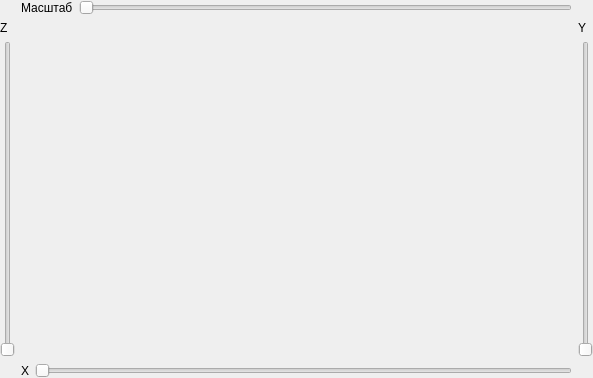
<?xml version="1.0" encoding="UTF-8"?>
<ui version="4.0">
 <class>Plot3B</class>
 <widget class="QWidget" name="Plot3B">
  <property name="geometry">
   <rect>
    <x>0</x>
    <y>0</y>
    <width>593</width>
    <height>378</height>
   </rect>
  </property>
  <property name="windowTitle">
   <string>Form</string>
  </property>
  <layout class="QGridLayout" name="gridLayout">
   <property name="leftMargin">
    <number>0</number>
   </property>
   <property name="topMargin">
    <number>0</number>
   </property>
   <property name="rightMargin">
    <number>0</number>
   </property>
   <property name="bottomMargin">
    <number>0</number>
   </property>
   <item row="2" column="0">
    <layout class="QGridLayout" name="gridLayoutRight_2">
     <item row="1" column="0">
      <widget class="QSlider" name="SlideZ">
       <property name="maximum">
        <number>5760</number>
       </property>
       <property name="singleStep">
        <number>16</number>
       </property>
       <property name="pageStep">
        <number>240</number>
       </property>
       <property name="orientation">
        <enum>Qt::Vertical</enum>
       </property>
       <property name="invertedAppearance">
        <bool>false</bool>
       </property>
       <property name="tickPosition">
        <enum>QSlider::NoTicks</enum>
       </property>
       <property name="tickInterval">
        <number>32</number>
       </property>
      </widget>
     </item>
     <item row="0" column="0">
      <widget class="QLabel" name="label_7">
       <property name="text">
        <string>Z</string>
       </property>
      </widget>
     </item>
    </layout>
   </item>
   <item row="2" column="1">
    <layout class="QHBoxLayout" name="controlBlock"/>
   </item>
   <item row="1" column="1">
    <layout class="QGridLayout" name="gridLayoutTop_2">
     <item row="0" column="1">
      <widget class="QSlider" name="SlideScale">
       <property name="maximum">
        <number>400</number>
       </property>
       <property name="orientation">
        <enum>Qt::Horizontal</enum>
       </property>
      </widget>
     </item>
     <item row="0" column="0">
      <widget class="QLabel" name="label_6">
       <property name="text">
        <string>Масштаб</string>
       </property>
      </widget>
     </item>
    </layout>
   </item>
   <item row="3" column="1">
    <layout class="QGridLayout" name="gridLayoutBottom_2">
     <item row="0" column="1">
      <widget class="QSlider" name="SlideX">
       <property name="maximum">
        <number>5760</number>
       </property>
       <property name="singleStep">
        <number>16</number>
       </property>
       <property name="pageStep">
        <number>240</number>
       </property>
       <property name="orientation">
        <enum>Qt::Horizontal</enum>
       </property>
      </widget>
     </item>
     <item row="0" column="0">
      <widget class="QLabel" name="label_8">
       <property name="text">
        <string>X</string>
       </property>
      </widget>
     </item>
    </layout>
   </item>
   <item row="2" column="2">
    <layout class="QGridLayout" name="gridLayoutLeft_2">
     <item row="1" column="0">
      <widget class="QSlider" name="SlideY">
       <property name="maximum">
        <number>5760</number>
       </property>
       <property name="singleStep">
        <number>16</number>
       </property>
       <property name="pageStep">
        <number>240</number>
       </property>
       <property name="orientation">
        <enum>Qt::Vertical</enum>
       </property>
      </widget>
     </item>
     <item row="0" column="0">
      <widget class="QLabel" name="label_5">
       <property name="text">
        <string>Y</string>
       </property>
      </widget>
     </item>
    </layout>
   </item>
  </layout>
 </widget>
 <resources/>
 <connections/>
</ui>
